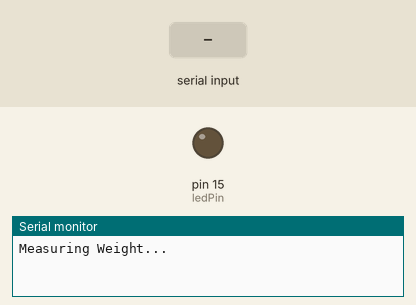
Simulated run of this sketch. Board: Arduino Uno, built with avr-gcc and run on an emulated ATmega328P. On the bench: output pins drawn as LEDs (lit = HIGH), the last lines printed to the serial monitor. Inputs (shaded band) come from the test bench.

Above: at 1.2 s.
1.3 s: "90,45\n" received over Serial
At 1.8 s:
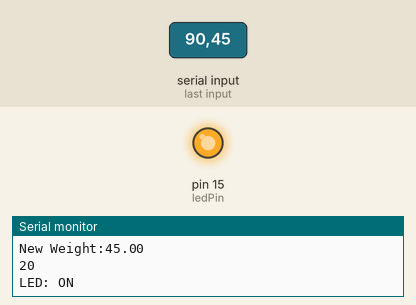
Timing chart, 0 to 4.3 s (numbered marks = the images above; inputs shaded):
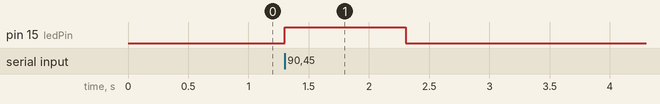

The sketch:

btledtestslave.ino
```cpp
#include <SoftwareSerial.h>
#define ledPin 15
float inValue = 0;    // string to hold input
float weightInput =0;
int weightLimit = 20;
SoftwareSerial mySlave(10,14);
int state = 0;
void setup() {
  Serial.begin(38400);
  while (!Serial){

  }
  //pinMode(16, OUTPUT);
  //pinMode(14, OUTPUT);
  //pinMode(5, OUTPUT);
  //pinMode(4, OUTPUT);
  //pinMode(3, OUTPUT);
  pinMode(ledPin, OUTPUT);
  digitalWrite(ledPin, LOW);
 // pinMode(10, OUTPUT);
  //pinMode(9, OUTPUT);
  //pinMode(8, OUTPUT);
  //pinMode(6, OUTPUT);

  // send an intro:
  Serial.println();
  Serial.println("Measuring Weight...");
  Serial.println();

  mySlave.begin(38400);
}

void loop() {

 if(mySlave.available() > 0){ // Checks whether data is comming from the serial port
    state = mySlave.read();
 }

  while (Serial.available() > 0) {
      //string inString = Serial.readString();
      float inValue = Serial.parseFloat();
      //if (isDigit(inChar)) {
        // convert the incoming byte to a char
        // and add it to the string:
        //inString += (char)inChar;}
      // if you get a newline, print the string,
      // then the string's value:
      //if (inValue == '.') {
        Serial.print("New Weight:");
        Serial.println(inValue);
        weightInput = (inValue);
        if (weightInput < 0) {
          weightInput = 0;
        }
        //weightInput = abs(weightInput);
        Serial.println(weightLimit);
        //Serial.print("String: ");
        //Serial.println(inString);
        // clear the string for new input:
      //}


    int state = 0;
    if ((weightLimit) <= weightInput)
    state=1;
    if ((weightLimit) > weightInput)
    state=2;

    switch (state) {
    case 1:
      //digitalWrite(10, HIGH);
      //digitalWrite(9, HIGH);
      digitalWrite(ledPin, HIGH);
      Serial.println("LED: ON");
      mySlave.println("LED: ON");
     // tone(6, 440);
     // lcd.setCursor(0, 0);
      //lcd.print("!!!!CRITICAL!!!!");
      //lcd.setCursor(0, 1);
      //lcd.print("!!!!CRITICAL!!!!");
      break;
     case 2:
    digitalWrite(ledPin, LOW);
    Serial.println("LED: OFF"); // Send back, to the phone, the String "LED: ON"
    mySlave.println("LED: OFF");
     break;


    }
    }
  }
```

Measured:
- after the input at 1.3 s, pin 15 (ledPin): LOW → HIGH at once, → LOW 1.0 s later
